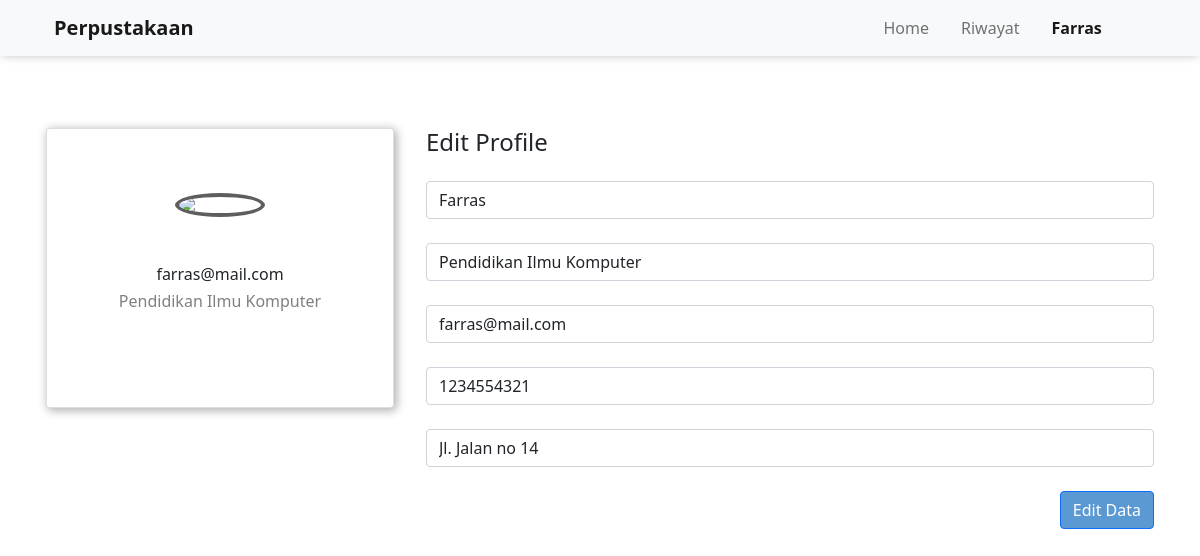
The app's page /profile.php (signed in) with its own data.
### tables this page shows
CREATE TABLE `anggota` (
  `id_anggota` int(11) NOT NULL,
  `kode_anggota` varchar(4) NOT NULL,
  `nama_anggota` varchar(100) NOT NULL,
  `jk_anggota` char(1) NOT NULL,
  `jurusan_anggota` varchar(50) NOT NULL,
  `email_anggota` varchar(50) NOT NULL,
  `no_telp_anggota` varchar(13) NOT NULL,
  `alamat_anggota` varchar(100) NOT NULL,
  `password` varchar(15) NOT NULL
);

### profile.php (the view, shortened to what this page needs)
<?php
	include 'conn.php';
	$user = mysqli_query($conn, 'SELECT * FROM anggota');
?>
<!doctype html>
<html lang="en">
<head>
	<link href="https://cdn.jsdelivr.net/npm/bootstrap@5.1.3/dist/css/bootstrap.min.css" rel="stylesheet">
	<link rel="stylesheet" href="style.css">
</head>
<body>
    <nav class="navbar navbar-expand-lg navbar-light bg-light fixed-top mb-5" style="box-shadow: 0px 0px 10px -2px rgba(0,0,0,0.35);">
		<div class="container ps-4 pe-4">
			<a class="navbar-brand" href="index.php">
				<b>
					Perpustakaan
				</b>
            </a>
			<div class="collapse navbar-collapse" id="navbarNav">
				<ul class="navbar-nav ms-auto">
                    <li class="nav-item">
						<a class="nav-link" href="index.php">Home&emsp;</a>
					</li>
					<li class="nav-item">
						<a class="nav-link" href="riwayat.php">Riwayat&emsp;</a>
					</li>
					<li class="nav-item">
						<a class="nav-link active" href="profile.php">
							<?php
								if(!isset($_SESSION["login"])) {
									echo "Profile";
								} else {
									echo $_SESSION['nama_anggota'];
								}
							?>
						&emsp;</a>
					</li>
					<li class="nav-item">
						<?php
							if(isset($_SESSION["login"])) {
								echo
								"
								<a class='nav-link' href='logout.php'>
									<span class='iconify-inline' data-icon='carbon:logout'></span>
								</a>
								";
							}
						?>
					</li>
				</ul>
			</div>
		</div>
	</nav>
    <div class="container mt-5 pt-5">
        <div class="row mt-3">
            <div class="col-lg-4 col-md-4 col-sm-12 col-12 border-right p-3">
                <div class="card" style="box-shadow: 2px 2px 10px 1px rgba(0,0,0,0.30);">
                    <div class="card-body pb-5">
                        <img class="rounded-circle mx-auto d-block mt-5 mb-4" style="border: 4px solid #5e5e5e;" src="https://upload.wikimedia.org/wikipedia/commons/thumb/6/6e/Breezeicons-actions-22-im-user.svg/512px-Breezeicons-actions-22-im-user.svg.png" width="90">
                        <div class="text-center mt-5 mb-5">
                            <?php foreach ($user as $key) { ?>
                                <?php if ($key['id_anggota'] == $_SESSION["id_anggota"]) { ?>
                                    <h6 class="font-weight-bold"><?php echo $key['email_anggota']; ?> </h6>
                                    <h6 class="text-black-50"><?php echo $key['jurusan_anggota']; ?> </h6>
                                <?php } ?>
                            <?php } ?>
                        </div>
                    </div>
                </div>
            </div>
            <div class="col-lg-8 col-md-4 col-sm-12 col-12 border-right p-3">
				<h4>
					Edit Profile
				</h4>
				<form action="" method="post">
					<div class="text-center mt-4">
						<?php foreach ($user as $key) { ?>
							<?php if ($key['id_anggota'] == $_SESSION["id_anggota"]) { ?>
								<input type="text" class="form-control" value="<?= $key['nama_anggota'] ?>" name="nama">
								<br>
								<input type="text" class="form-control" value="<?= $key['jurusan_anggota'] ?>" name="jurusan">
								<br>
								<input type="text" class="form-control" value="<?= $key['email_anggota'] ?>" name="email">
								<br>
								<input type="text" class="form-control" value="<?= $key['no_telp_anggota'] ?>" name="telepon">
								<br>
								<input type="text" class="form-control" value="<?= $key['alamat_anggota'] ?>" name="alamat">
								<br>
							<?php } ?>
						<?php } ?>
					</div>
					<button type="submit" class="btn btn-primary" style="float: right" name="edit">Edit Data</button>
				</form>
			</div>
        </div>
    </div>
    <br><br><br>
</body>
</html>

### style.css (style rules this page uses)
.btn-primary { background-color: rgb(91, 153, 211) !important; }
.active { font-weight: bold !important; }

### records on screen
anggota: email_anggota "farras@mail.com", jurusan_anggota "Pendidikan Ilmu Komputer", nama "Farras", jurusan "Pendidikan Ilmu Komputer", email "farras@mail.com", telepon "1234554321", alamat "Jl. Jalan no 14"

### other values on screen
$_SESSION['nama_anggota'] "Farras"
